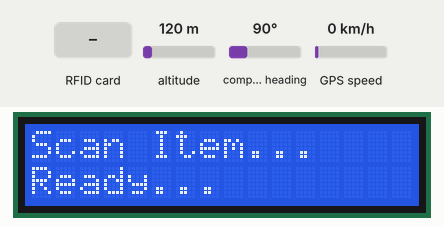
Recording of a sketch running on a simulated ESP8266 (NodeMCU). On the bench: 16×2 character LCD. Inputs (shaded band) come from the test bench; at power-on: altitude 120 m, compass heading 90°, GPS speed 0 km/h. WiFi joins after 1.5 s; servers stay silent unless stated; uploads are accepted with an empty reply; the GPS gets a fix after 3 s at 37.7749, -122.4194 with 8 satellites; what the sketch prints to the serial monitor is not drawn.

Above: at 4.8 s.
4.9 s: RFID card 0C 90 0F 05 held to the reader
At 5.6 s:
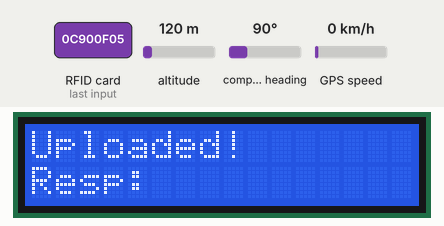
8.1 s: RFID card 15 87 0F 05 held to the reader
At 8.25 s:
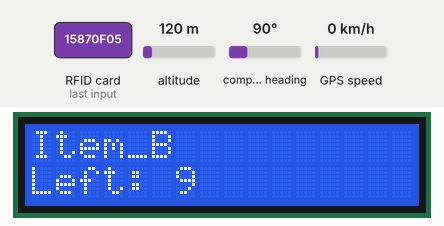
9.8 s: RFID card AB 06 15 05 held to the reader
At 10.02 s:
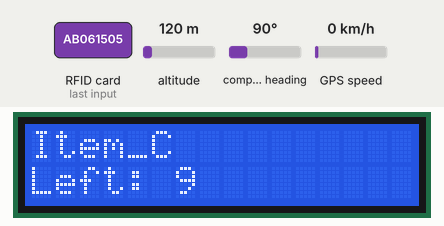
11.6 s: RFID card 5E 7A 19 C4 held to the reader
At 12.3 s:
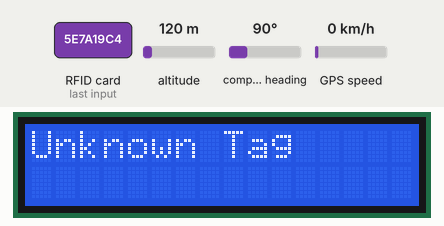
Timing chart, 0 to 14.6 s (numbered marks = the images above; inputs shaded):
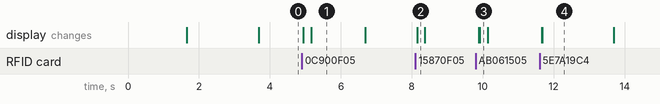

Measured:
- after the input at 4.9 s, the display: first changes at once (image 1 shows a later state)
- after the input at 8.1 s, the display: changes after 0.05 s (image 2)
- after the input at 9.8 s, the display: first differs from a run without the input after 0.12 s (image 3)
- after the input at 11.6 s, the display: first differs from a run without the input after 0.07 s (image 4)
- what the display in image 1 shows lasts 1.5 s, from 5.2 s to 6.7 s
- what the display in image 4 shows lasts 2.0 s, from 11.7 s to 13.7 s

The sketch:

Inventory_RFID_Localhost.ino
```cpp
#include <ESP8266WiFi.h>
#include <Wire.h>
#include <LiquidCrystal_I2C.h>
#include <SPI.h>
#include <MFRC522.h>
#include <ESP8266HTTPClient.h>
#include <SoftwareSerial.h>
#include <TinyGPS++.h>

// WiFi credentials
const char* ssid = "project";
const char* password = "project007";

// Server URL
const String server = "http://192.168.141.206/inventory/update_inventory.php";

// RC522 setup
#define SS_PIN D3
#define RST_PIN D0
MFRC522 mfrc522(SS_PIN, RST_PIN);

// LCD setup
LiquidCrystal_I2C lcd(0x27, 16, 2);

// Inventory
int inventory[5] = {10, 10, 10, 10, 10};

// UID Tags and Items
const byte knownUIDs[5][4] = {
  {0x0C, 0x90, 0x0F, 0x05}, // Item A
  {0x15, 0x87, 0x0F, 0x05}, // Item B
  {0xAB, 0x06, 0x15, 0x05}, // Item C
  {0xCE, 0xF1, 0xE4, 0x00}, // Item D
  {0x87, 0x15, 0xE9, 0x00}  // Item E
};
const char* itemNames[5] = {"Item_A", "Item_B", "Item_C", "Item_D", "Item_E"};

// GPS setup
TinyGPSPlus gps;

// Default coordinates
const double defaultLat = 28.6109;
const double defaultLon = 77.0385;

unsigned long lastScanTime = 0;
byte lastUID[4] = {0};

void setup() {
  Serial.begin(115200);
  SPI.begin();
  mfrc522.PCD_Init();

  lcd.init();
  lcd.backlight();
  lcd.setCursor(0, 0);
  lcd.print("Connecting WiFi");

  WiFi.begin(ssid, password);
  while (WiFi.status() != WL_CONNECTED) {
    delay(500);
    Serial.print(".");
  }

  lcd.clear();
  lcd.setCursor(0, 0);
  lcd.print("System Ready");
  lcd.setCursor(0, 1);
  lcd.print("Scan Item...");
  delay(2000);
  showScanPrompt();
}

void loop() {
  // Non-blocking GPS reading
  if (Serial.available()) {
    gps.encode(Serial.read());
  }

  if (!mfrc522.PICC_IsNewCardPresent() || !mfrc522.PICC_ReadCardSerial())
    return;

  // Prevent duplicate scans
  if (millis() - lastScanTime < 2000 && memcmp(mfrc522.uid.uidByte, lastUID, 4) == 0)
    return;

  memcpy(lastUID, mfrc522.uid.uidByte, 4);
  lastScanTime = millis();

  int index = identifyItem(mfrc522.uid.uidByte);
  if (index != -1) {
    if (inventory[index] > 0) {
      inventory[index]--;

      // Display item scanned and count
      lcd.clear();
      lcd.setCursor(0, 0);
      lcd.print(itemNames[index]);
      lcd.setCursor(0, 1);
      lcd.print("Left: ");
      lcd.print(inventory[index]);
      Serial.println("Scanned: " + String(itemNames[index]) + ", Left: " + String(inventory[index]));

      // Get coordinates
      double latitude, longitude;
      if (gps.location.isValid()) {
        latitude = gps.location.lat();
        longitude = gps.location.lng();
      } else {
        latitude = defaultLat;
        longitude = defaultLon;
      }

      // Upload to server
      String response = sendToServer(itemNames[index], inventory[index], latitude, longitude);

      // Display server response briefly
      lcd.clear();
      lcd.setCursor(0, 0);
      lcd.print("Uploaded!");
      lcd.setCursor(0, 1);
      lcd.print("Resp: ");
      lcd.print(response.substring(0, 10)); // Limit display size
      delay(1500);

      // Return to scan prompt
      showScanPrompt();
    } else {
      lcd.clear();
      lcd.setCursor(0, 0);
      lcd.print(itemNames[index]);
      lcd.setCursor(0, 1);
      lcd.print("OUT OF STOCK");
      Serial.println("OUT OF STOCK: " + String(itemNames[index]));
      delay(2000);
      showScanPrompt();
    }
  } else {
    lcd.clear();
    lcd.setCursor(0, 0);
    lcd.print("Unknown Tag");
    Serial.println("Unknown Tag Scanned");
    delay(2000);
    showScanPrompt();
  }

  mfrc522.PICC_HaltA();
}

int identifyItem(byte *uid) {
  for (int i = 0; i < 5; i++) {
    if (memcmp(uid, knownUIDs[i], 4) == 0)
      return i;
  }
  return -1;
}

String sendToServer(const char* item, int left, double latitude, double longitude) {
  if (WiFi.status() != WL_CONNECTED) {
    return "WiFiErr";
  }

  HTTPClient http;
  WiFiClient client;

  String url = server + "?item=" + String(item)
                     + "&left=" + String(left)
                     + "&latitude=" + String(latitude, 6)
                     + "&longitude=" + String(longitude, 6);
  Serial.println("URL: " + url);

  http.begin(client, url);
  int httpCode = http.GET();
  String response = "";

  if (httpCode > 0) {
    response = http.getString();
    Serial.println("Server Response: " + response);
  } else {
    response = "Err:" + String(httpCode);
    Serial.println("HTTP Error: " + response);
  }

  http.end();
  return response;
}

void showScanPrompt() {
  lcd.clear();
  lcd.setCursor(0, 0);
  lcd.print("Scan Item...");
  lcd.setCursor(0, 1);
  lcd.print("Ready...");
}
```
